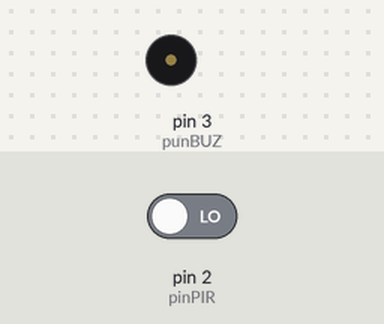
The sketch below on a simulated Arduino Uno, built with avr-gcc and run on an emulated ATmega328P. Parts: buzzer (waves = sounding). Inputs (shaded band) come from the test bench; at power-on: pin 2 (pinPIR) LOW. What the sketch prints to the serial monitor is not drawn.

Above: at 1.2 s.
1.3 s: pin 2 (pinPIR) driven HIGH
At 2.1 s:
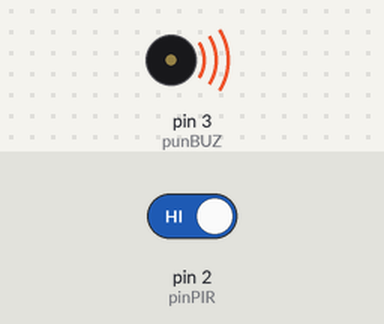
2.8 s: pin 2 (pinPIR) driven LOW
Timing chart, 0 to 5.8 s (numbered marks = the images above; inputs shaded):
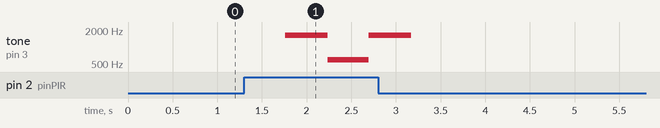

The sketch:

circuito_sensorpresenca_alarme1.ino
```cpp
const int pinPIR=2;
const int punBUZ=3;
// variavel PI
#define PI 3.1415
void setup()
{
  pinMode(pinPIR, INPUT);
  pinMode(punBUZ, OUTPUT);
  Serial.begin(9600);
}

void loop()
{
  int value, i;
  float frequencia;

  value=digitalRead(pinPIR);
  Serial.println(value);

  // tone(punBUZ,262) Pino, frequencia (Dó).

  if (value==1){
  for (i=0; i<=180; i++){//"180" esta relacionado com os graus (meio ciclo trigonometrico) de 0° a 180°
    frequencia= 600.0 + sin(i*(PI/180))*1000.0;
    tone(punBUZ,frequencia);
    delay(5);
  }
  }else{
   noTone(punBUZ); //desligar
  }

}
```

Measured:
- after the input at 1.3 s, tone on pin 3 (punBUZ): silent → 1599 Hz after 0.46 s, → 600 Hz 0.47 s later, → 1599 Hz 0.46 s later
